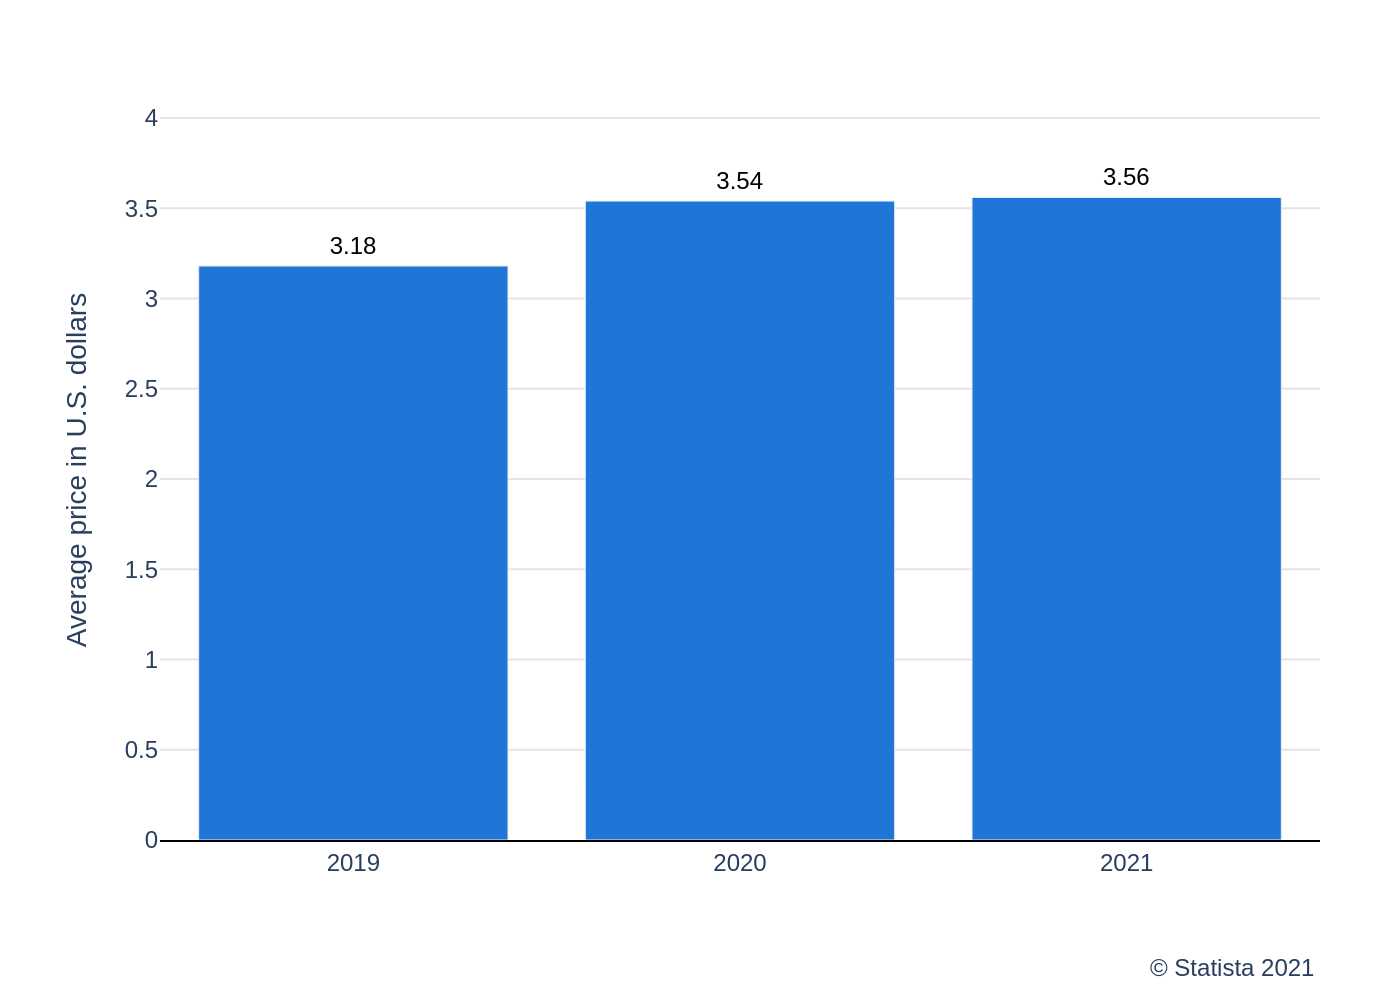

Python code for this plot:
import sys
import json
import plotly.graph_objects as go

# Check for command-line argument
if len(sys.argv) != 2:
    print(f"Usage: python {sys.argv[0]} <json_file_path>")
    sys.exit(1)

json_path = sys.argv[1]

# Load data from JSON file
try:
    with open(json_path, 'r', encoding='utf-8') as f:
        chart_data = json.load(f)
except FileNotFoundError:
    print(f"Error: JSON file not found at {json_path}")
    sys.exit(1)
except json.JSONDecodeError:
    print(f"Error: Could not decode JSON from {json_path}")
    sys.exit(1)

# Prepare data for Plotly
data = chart_data.get('chart_data', [])
texts = chart_data.get('texts', {})
colors = chart_data.get('colors', [])

x_values = [item['x'] for item in data]
y_values = [item['y'] for item in data]

# Create the figure
fig = go.Figure()

# Add the bar trace
fig.add_trace(go.Bar(
    x=x_values,
    y=y_values,
    marker_color=colors[0] if colors else None,
    text=y_values,
    texttemplate='%{text:.2f}',
    textposition='outside',
    cliponaxis=False,
    textfont=dict(
        family="Arial",
        size=12,
        color='black'
    )
))

# Update layout
fig.update_layout(
    font=dict(family="Arial"),
    plot_bgcolor='white',
    showlegend=False,
    xaxis=dict(
        title_text=texts.get('x_axis_title'),
        showgrid=False,
        showline=True,
        linewidth=1,
        linecolor='black',
        tickfont=dict(size=12)
    ),
    yaxis=dict(
        title_text=texts.get('y_axis_title'),
        range=[0, 4.1],
        tickmode='linear',
        tick0=0,
        dtick=0.5,
        showgrid=True,
        gridcolor='#E5E5E5',
        gridwidth=1,
        zeroline=False,
        tickfont=dict(size=12)
    ),
    margin=dict(l=80, r=40, t=50, b=80),
    annotations=[
        dict(
            text=texts.get('source'),
            showarrow=False,
            xref='paper',
            yref='paper',
            x=1.0,
            y=-0.15,
            xanchor='right',
            yanchor='top',
            font=dict(size=12)
        )
    ]
)

# Define output filename and save the image
output_filename = json_path.rsplit('.', 1)[0] + '.png'
fig.write_image(output_filename, scale=2)

print(f"Chart saved to {output_filename}")
